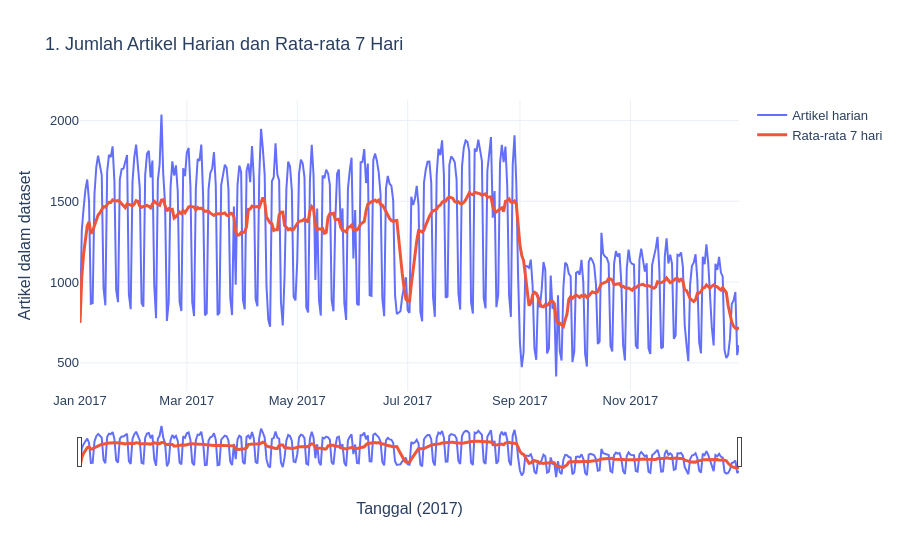

Notebook code cell kept with this figure:
### Markdown cell above
## 1. Publikasi Harian dan Rata-rata Bergerak 7 Hari

Kalender memuat 365 hari. Nol berarti tidak ada artikel dalam dataset pada hari
tersebut; nol tidak membuktikan tidak ada publikasi di media asli.

### Code cell
connection.execute("""
    CREATE TEMP TABLE calendar AS
    SELECT CAST(day AS DATE) AS tanggal,
           CAST(DATE_TRUNC('month', day) AS DATE) AS bulan,
           CAST(ISODOW(day) AS INTEGER) AS weekday
    FROM GENERATE_SERIES(DATE '2017-01-01', DATE '2017-12-31', INTERVAL 1 DAY) AS t(day)
""")
connection.execute("""
    CREATE TEMP TABLE daily_counts AS
    SELECT c.tanggal, c.bulan, c.weekday, COALESCE(n.artikel, 0) AS artikel,
           n.artikel IS NOT NULL AS ada_artikel
    FROM calendar c
    LEFT JOIN (SELECT published_date AS tanggal, COUNT(*) AS artikel
               FROM news GROUP BY published_date) n USING (tanggal)
""")
daily = connection.execute("""
    SELECT *, AVG(artikel) OVER (ORDER BY tanggal ROWS BETWEEN 6 PRECEDING AND CURRENT ROW) AS ma7
    FROM daily_counts ORDER BY tanggal
""").df()
daily.to_csv(PROJECT_ROOT / 'output/eda_daily.csv', index=False)
fig = go.Figure()
fig.add_scatter(x=daily['tanggal'], y=daily['artikel'], name='Artikel harian',
                customdata=daily[['ada_artikel']],
                hovertemplate='%{x|%d %b %Y}<br>Artikel: %{y:,}<br>Ada artikel: %{customdata[0]}<extra></extra>')
fig.add_scatter(x=daily['tanggal'], y=daily['ma7'], name='Rata-rata 7 hari', line=dict(width=3))
fig.update_layout(title='1. Jumlah Artikel Harian dan Rata-rata 7 Hari',
                  xaxis_title='Tanggal (2017)', yaxis_title='Artikel dalam dataset')
fig.update_xaxes(rangeslider_visible=True)
show_and_save(fig, '01_daily_trend')

### Figure 1 — Plotly figure (JSON) as saved in the notebook; plotly's stock layout.template omitted (floating-point values rounded to 4 significant figures; data arrays with more than 128 entries replaced by an {"elided": "..."} marker saying what was removed)
{"data": [{"customdata": {"elided": "365x1 bool values"}, "hovertemplate": "%{x|%d %b %Y}<br>Artikel: %{y:,}<br>Ada artikel: %{customdata[0]}<extra></extra>", "name": "Artikel harian", "type": "scatter", "x": {"elided": "365 str values"}, "y": {"elided": "365 int values"}}, {"line": {"width": 3}, "name": "Rata-rata 7 hari", "type": "scatter", "x": {"elided": "365 str values"}, "y": {"elided": "365 float values"}}], "layout": {"font": {"family": "Arial", "size": 13}, "hovermode": "closest", "title": {"text": "1. Jumlah Artikel Harian dan Rata-rata 7 Hari"}, "xaxis": {"rangeslider": {"visible": true}, "title": {"text": "Tanggal (2017)"}}, "yaxis": {"title": {"text": "Artikel dalam dataset"}}}}
